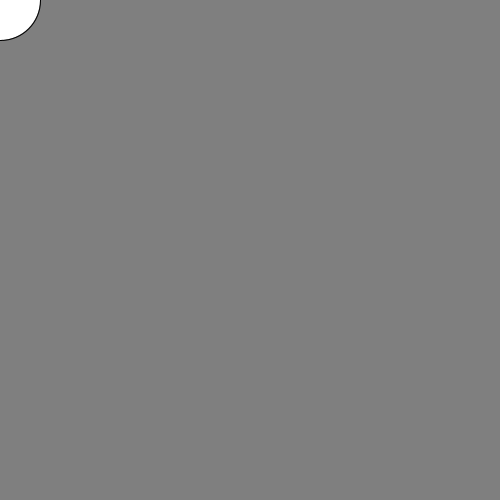
Frame 1 (no input)
Frame 60 (the mouse pressed at the canvas centre just before this capture): identical to frame 1, image omitted
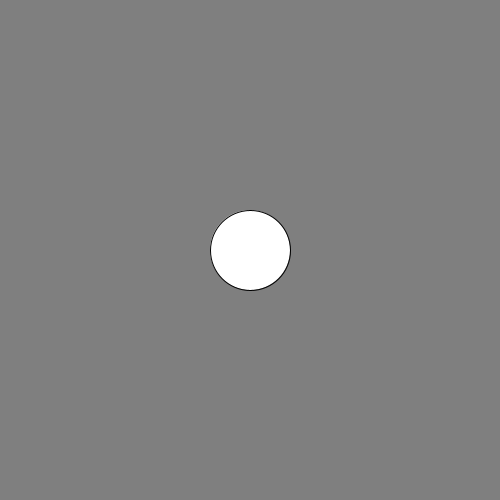
Frame 120 (the mouse held since frame 60 and released just before this capture)

The Processing sketch that drew these frames (run headless with seeded random() and noise(); from frame 60 on, the mouse is pressed at the canvas centre):

// Processing sketch: ejercicio_1
// ── ejercicio_1.pde
/*
practica 2 ejercicio 1
*/

void setup(){
  size(500,500);
  
}

void draw(){
  background(127);
  ellipse(mouseX, mouseY, 80, 80);
}
